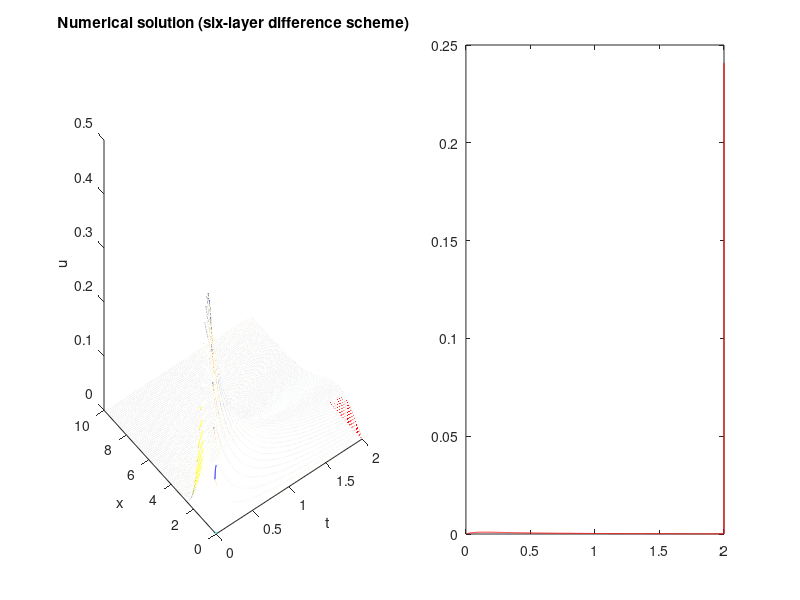

MATLAB code for this plot: (Note: this script raises an error after producing the figure.)
%Отчет по первой задаче лабораторной работы по решшению уравнения
%тепопроводности студентки 7111 группы Кондрашиной Анны 
%задача 8
%u_tt = u_xx
%u(0,x) = x*exp{-x^2}
%точное решение: 
%u(t,x) = x*(1+4*t)^{-3/2}*exp{-x^2/(1+4*t)}
%0<x<L, 0<t<T

%зная точное решение, дополним задачу граничными условиями:
%u(t,0) = 0
%u(t,L) = L*(1+4*t)^{-3/2}*exp{-L^2/(1+4*t)}

%Предположим, что область имеет следующие границы:
T=2;
L=10;




N = 4000;
M = 100;
h = L/M;
tau = T/N;

x = 0:h:L;
t = 0:tau:T;
%Посчитаем параболическое число Куранто
disp('Число Куранто:');
disp(tau/2/h^2);

X = zeros(N,M); %иничиализируем сетку координат
Th = zeros(N,M);%иничиализируем сетку времени
Y = zeros(N,M);%иничиализируем матрицу для точного решения
U = zeros(N,M);%иничиализируем матрицу для численного решения явным методом

%Заполним матрицу времени, одинаковые значения по строкам 
for i=1:1:N
    for j = 1:1:M
        Th(i,j) = t(i);
    end
end


%Заполняем матрицу координат, одинаковые значения по столбцам
for j=1:1:M
    for i=1:1:N
        X(i,j)=x(j);
    end
end

%Вычислим точное решение:
for i=1:1:N
    for j=2:1:M
        Y(i,j)= X(i,j)*(1+4*Th(i,j))^(-3/2)*exp(-(X(i,j))^2/(1+4*Th(i,j)));
    end
end

%Первой рассмотрим явную схему, то есть вес кси равен нулю.Для
%устойчивости этого метода нужно, чтобы число Курвнто быо меньше 1/2

%Зададим начальное условие. U(0,x) = x*exp(-x^2)
for j=1:1:M
    U(1,j)=(j-1)*h*exp(-((j-1)*h)^2);
end

%Заполним граничное условие. U(t,0) = 0 - можно не заполнять; 
%U(t,L) = L*(1+4*t)^(-3/2)*exp(-x^2/(1+4t)
for i=1:1:N
    U(i,M)=L*(1+(i-1)*tau)^(-3/2)*exp(-L^2/(1+4*(i-1)*tau));
end

%Вычислим каждое следующее значение функции явно:
for i=2:1:(N-1)
    for j=2:1:(M-1)
        U(i,j)=U(i-1,j)+tau*(U(i-1,j+1)-2*U(i-1,j)+U(i-1,j-1))/h^2;
    end
end


%Теперь попробуем решить задачу неявным методом

A = zeros(M,M);%матрица слау
U1=zeros(N,M);%значение функции 
%Заполняем матрицу, согласно разностной схеме
A(1,1) = -(2+h^2/tau);
A(1,2) = 1;
for i=2:1:(M-1)
    A(i,i-1) = 1;
    A(i,i) = -2-h^2/tau;
    A(i, i+1) = 1;
end
A(M,M-1) = 1;
A(M,M) = -(2+h^2/tau);
%Зададим начальное условие. U(0,x) = x*exp(-x^2)
for i=1:1:M
    U1(1,i) = (i-1)*h*exp(-((i-1)*h)^2);
end
%Заполним граничное условие. U(t,0) = 0 - можно не заполнять; 
%U(t,L) = L*(1+4*t)^(-3/2)*exp(-x^2/(1+4t)
for i=1:1:N
    U1(i,M) = L*(1+4*(j-1)*tau)^(-3/2)*exp(-L^2/(1+4*tau*(j-1)));
end
f = zeros(M);
x1 = zeros(M);
%заполним остальные значения функции, решая СЛАУ
for i=2:1:N
    f(1) = U1(i-1,1);
    f(M)=-h^2/tau*U1(i-1,M-1)-U1(i,M);
    for j=2:1:M-1
        f(j) = -h^2/tau*U1(i-1,j);
    end
    x1 = A\f;
    for j=1:1:M
        U1(i,j)= x1(j);
    end
end
%Теперь реализуем метод Кранка-Никльсона 
A1 = zeros(M,M);
%Заполняем матрицу согласно новой схемы 
A1(1,1) = -(1+tau/h^2);
A1(1,2) = tau/2/h^2;
A1(M-1,M) = tau/(2*h^2);
A1(M,M) = -(1+tau/h^2);

for i=2:1:M-1
    A1(i,i-1) = tau/(2*h^2);
    A1(i,i) = -(1+tau/h^2);
    A1(i,i+1) = tau/(2*h^2);
end

U2=zeros(N,M);
%начальные условия
for i=1:1:M
    U2(1,i) = (i-1)*h*exp(-((i-1)*h)^2);
end
%граничные условия
for i=1:1:N
    U2(i,M) = L*(1+4*(i-1)*tau)^(-3/2)*exp(-L^2/(1+4*tau*(i-1)));
    
end
f2 = zeros(M);
x2 = zeros(M);
%Заполняем таблицу со значениями функции, решая слау
for i=2:1:N
    f2(1)=-tau/(2*h^2)*U2(i,1)-tau/(2*h^2)*U2(i-1,1)+(tau/h^2-1)*U2(i-1,2)-tau/(2*h^2)*U2(i-1,3);
    f2(M)=-tau/(2*h^2)*U2(i,M)-tau/(2*h^2)*U2(i-1,M-2)+(tau/h^2-1)*U2(i-1,M-1)-tau/(2*h^2)*U2(i,M);
    for j=2:1:M-1
        f2(j) = -tau/(2*h^2)*U2(i-1,j-1)+(tau/h^2-1)*U2(i-1,j)-tau/(2*h^2)*U2(i-1,j+1);
        
    end
    x2 = A1\f2;
    for j=2:1:M-1
        U2(i,j)= x2(j);
    end
    
end

%Добавим цикл для рассчета ошибки:
err = sqrt(sum((Y-U).^2, 2));
err1 = sqrt(sum((Y-U1).^2, 2));
err2 = sqrt(sum((Y-U2).^2, 2));
 
figure(1)
subplot(1, 2, 1)

%Желтым будем рисовать точное решение, красным - решение, полученное явным
%методом, циановым - решение, полученное неявным методом, а голубым -
%решение, полученное методом Кранка-Никльсона 
plot3(Th, X, Y, 'y')
hold on;
plot3(Th, X,U, 'r')
hold on;
plot3(Th, X, U1, 'c')
hold on;
plot3(Th, X, U2, 'b')
xlabel('t')
ylabel('x')
zlabel('u')
title('Numerical solution (six-layer difference scheme)')

ti = tau:tau:T;

subplot(1, 2, 2)
plot(ti, err, 'r')
pold on;
plot(ti, err1, 'c')
hold on;
plot(ti, err2, 'b')
xlabel('t')
ylabel('error')
title('Error(t)')

%Меняя шаги разностных схем, придем к выводу, что явная разностная схема
%теряет устойчивость при росте числа Куранто. Когда число Куранто
%становится больше 1/2, ошибки становятся больше для всех сетодов
        